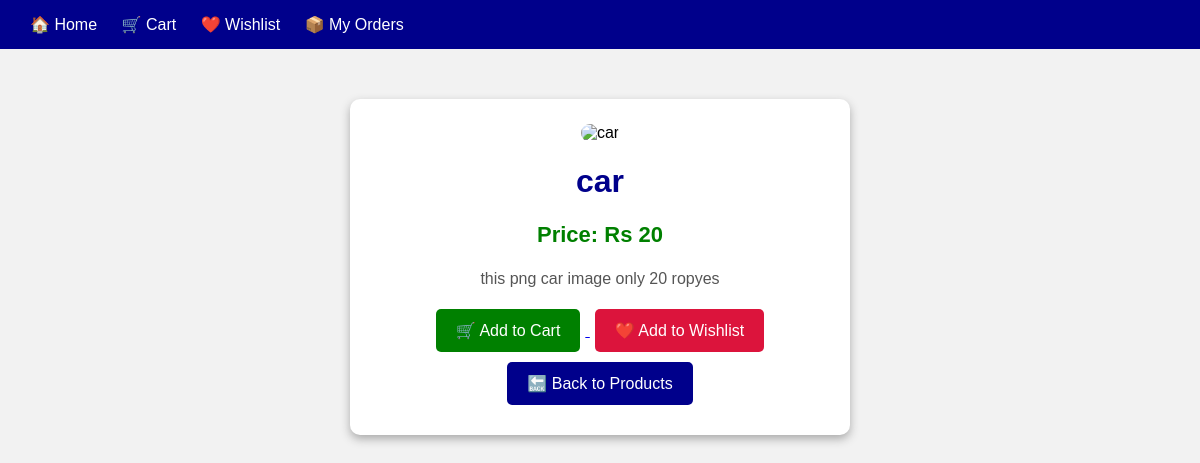
/product/1/, run on the app's committed database.
### home/models.py (models this page shows, shortened)
class Product(models.Model):
    name = models.CharField(max_length=100)
    price = models.IntegerField()
    description = models.TextField()
    image = CloudinaryField('image')

### home/views.py (the view)
def product_detail(request, id):
    product = get_object_or_404(Product, id=id)
    return render(request, "home/product_detail.html", {
        "product": product
    })

### home/templates/home/product_detail.html (shortened to what this page needs)
<!DOCTYPE html>
<html>
<head>
</head>
<body>
    <div class="navbar">
        <a href="{% url 'home' %}">🏠 Home</a>
        <a href="{% url 'cart' %}">🛒 Cart</a>
        <a href="{% url 'wishlist' %}">❤️ Wishlist</a>
        <a href="{% url 'orders' %}">📦 My Orders</a>
    </div>
    <div class="product-box">
        <img src="{{ product.image.url }}" alt="{{ product.name }}">
        <h1>{{ product.name }}</h1>
        <p class="price">
            Price: Rs {{ product.price }}
        </p>
        <p class="description">
            {{ product.description }}
        </p>
        <a href="{% url 'add_to_cart' product.id %}">
            <button class="cart-btn">
                🛒 Add to Cart
            </button>
        </a>
        <a href="{% url 'add_to_wishlist' product.id %}">
            <button class="wish-btn">
                ❤️ Add to Wishlist
            </button>
        </a>
        <br>
        <a href="{% url 'home' %}">
            <button class="back-btn">
                🔙 Back to Products
            </button>
        </a>
    </div>
</body>
</html>

### home/templates/home/product_detail.html (style rules this page uses)
body { font-family: Arial; background: #f2f2f2; margin: 0; }
.navbar { background: darkblue; color: white; padding: 15px 30px; }
.navbar a { color: white; text-decoration: none; margin-right: 20px; }
.product-box { background: white; width: 450px; margin: 50px auto; padding: 25px; border-radius: 10px; box-shadow: 0 4px 10px #aaa; text-align: center; }
.product-box img { width: 300px; height: 300px; object-fit: cover; border-radius: 10px; }
h1 { color: darkblue; }
.price { color: green; font-size: 22px; font-weight: bold; }
.description { color: #555; font-size: 16px; }
button { padding: 12px 20px; border: none; border-radius: 5px; color: white; cursor: pointer; font-size: 16px; margin: 5px; }
.cart-btn { background: green; }
.wish-btn { background: crimson; }
.back-btn { background: darkblue; }

### data on the page
Product: name "car", price "20", description "this png car image only 20 ropyes"
